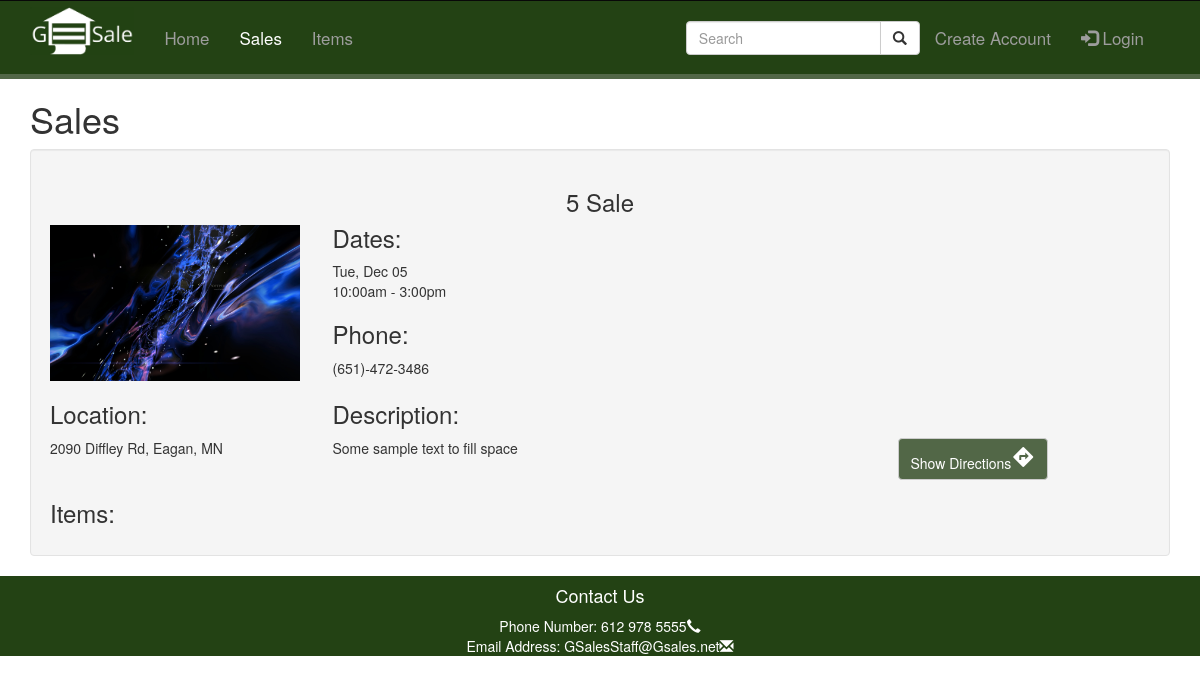
Screenshot of /php/otherSales.php?gsale_id=5 with the database file from the repository.
### tables this page shows
CREATE TABLE `garage_sales` (
  `gsale_id` int(22) NOT NULL,
  `sale_name` varchar(50) NOT NULL,
  `image_url` varchar(50) NOT NULL,
  `description` varchar(1500) NOT NULL,
  `dates` varchar(128) NOT NULL
);

CREATE TABLE `phones` (
  `phone_id` int(22) NOT NULL,
  `phone_number` varchar(16) NOT NULL
);

CREATE TABLE `garage_sales_places` (
  `garage_sale_fk_id` int(22) NOT NULL,
  `place_fk_id` int(22) NOT NULL
);

CREATE TABLE `places` (
  `place_id` int(22) NOT NULL,
  `street_number` varchar(22) NOT NULL,
  `route` varchar(95) NOT NULL,
  `locality` varchar(35) NOT NULL,
  `administrative_area_level_1` varchar(40) NOT NULL,
  `postal_code` varchar(11) NOT NULL,
  `country` varchar(3) NOT NULL,
  `lat` varchar(30) NOT NULL,
  `lng` varchar(30) NOT NULL
);

### php/db_connection.php (called while the page is built, shortened)
<?php
  class SqlManager {
    private static $instance = null;
    private $conn, $query, $error, $result, $numItemsReturned;
    private function __construct() {
      try {
        $this->conn = new PDO('mysql:host=' . HOST . ';dbname=' . DATABASE, USER, PASSWORD);
      } catch(PDOException $e) {
        die("Connection failed: " . $e->getMessage());
      }
    }
    public static function getInstance() {
      if(!isset(self::$instance)) {
        self::$instance = new SqlManager();
      }
      return self::$instance;
    }
    public function query($sql, $params = array()) {
      if ($this->query = $this->conn->prepare($sql)) {
        $index = 1;
        if (count($params) > 0) {
          foreach($params as $param) {
            $this->query->bindValue($index, $param);
            $index++;
          }
        }
        if ($this->query->execute()) {
          $this->result = $this->query->fetchAll(PDO::FETCH_OBJ);
        } else {
          $this->error = true;
        }
      }
      return $this;
    }
    public function getResult() {
      return $this->result;
    }
  }
?>

### php/sale.php (the view, shortened to what this page needs)
<?php
$gsale_data = $gsale->getData();
?>
<div class="container">
  <div class="well">
    <div class="row">
      <h3 class="text-center">
        <?php echo $gsale_data->sale_name ?>
      </h3>
    </div>
    <div class="row">
      <div class="col-sm-3">
        <img src="../uploads/<?php echo $gsale_data->image_url ?>" alt="Garage sale photo">
      </div>
      <div class="col-sm-8">
        <?php
          $times = DateTimeFormater::getTimes($gsale_data->dates);
          $dates = DateTimeFormater::getDays($gsale_data->dates);
          $count = count($times);
          $size = ($count > 4)? "2" : "3";
          $html = '<div class="row">';
          for ($i = 0; $i < $count; $i++) {
            if ($i == 0) {
              $html .= '<div class="col-sm-'. $size .'"><h3 style="margin-top:0;">Dates:</h3><div>' . $dates[$i] .  '</div><div>' . $times[$i] . '</div></div>';
            } else {
              $html .= '<div class="col-sm-'. $size .'"><h3 style="margin-top:0;">&nbsp;</h3><div>' . $dates[$i] .  '</div><div>' . $times[$i] . '</div></div>';
            }
          }
          echo $html;
        ?>
      </div>
      <div class="col-sm-8" style="padding-left:0;">
        <h3>Phone:</h3>
        <div>
          <?php
        $db_conn = SqlManager::getInstance();
        $sql = "SELECT phone_number FROM phones JOIN garage_sales_phones ON phones.phone_id = garage_sales_phones.phone_fk_id WHERE garage_sales_phones.garage_sale_fk_id = ?;";
        $result = $db_conn->query($sql, array($gsale_data->gsale_id));
        echo $result->getResult()[0]->phone_number;
        ?>
        </div>
      </div>
    </div>
  </div>
  <div class="row">
    <div class="col-sm-3">
      <h3>Location:</h3>
      <p>
        <?php
          $db_conn = SqlManager::getInstance();
          $sql = "SELECT * FROM places JOIN garage_sales_places ON places.place_id = garage_sales_places.place_fk_id WHERE garage_sales_places.garage_sale_fk_id = ?;";
          $result = $db_conn->query($sql, array($gsale_data->gsale_id));
          echo $result->getResult()[0]->street_number . " " . $result->getResult()[0]->route . ", " . $result->getResult()[0]->locality . ", " . $result->getResult()[0]->administrative_area_level_1;
        ?>
      </p>
    </div>
    <div class="col-sm-6">
      <h3>Description:</h3>
      <p>
        <?php
          echo $gsale_data->description;
        ?>
      </p>
    </div>
    <div class="col-sm-2">
      <h3>&nbsp;</h3>
      <a class="btn btn-green-no-padding" href="?gsale_id=<?php echo $gsale_data->gsale_id ?>&directions=true">Show Directions<i class="material-icons">directions</i></a>
    </div>
  </div>
  <div class="row">
    <div class="col-sm-12">
      <h3>Items:</h3>
    </div>
  </div>
  <?php
    $html = '';
    $html .= '</div>';
    echo $html;
  ?>
</div>

### css/styles.css (style rules this page uses)
.btn-green-no-padding, .btn-green-no-padding:focus { border-color: #ccc; background-color: #526747; color: #fff; }

### php/otherSales.php (style rules this page uses)
img { max-width: 250px; width: 100%; }

### rows the page displays
garage_sales: sale_name "5 Sale", image_url (picture), dates "Tue, Dec 05", description "Some sample text to fill space"
phones: phone_number "(651)-472-3486"
garage_sales_places: place_fk.street_number "2090", place_fk.route "Diffley Rd", place_fk.locality "Eagan", place_fk.administrative_area_level_1 "MN"

### other values shown
$times[$i] "10:00am - 3:00pm"
